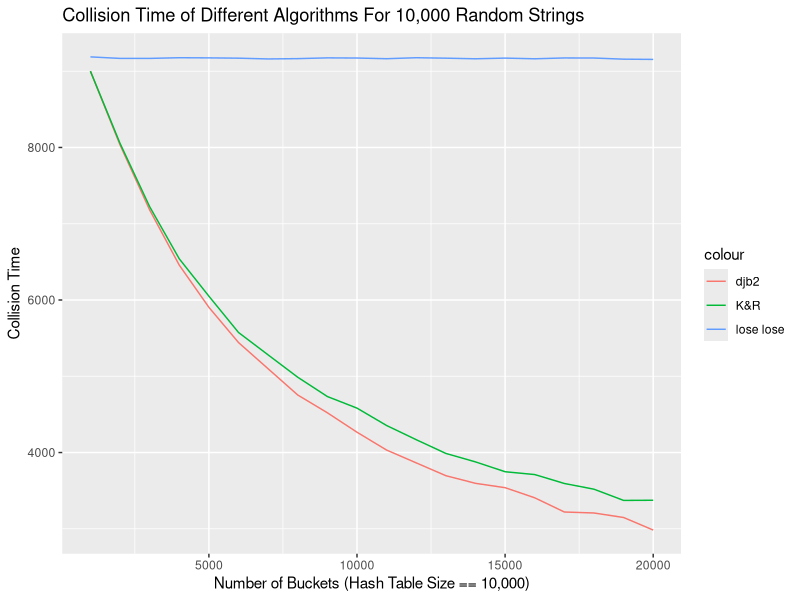
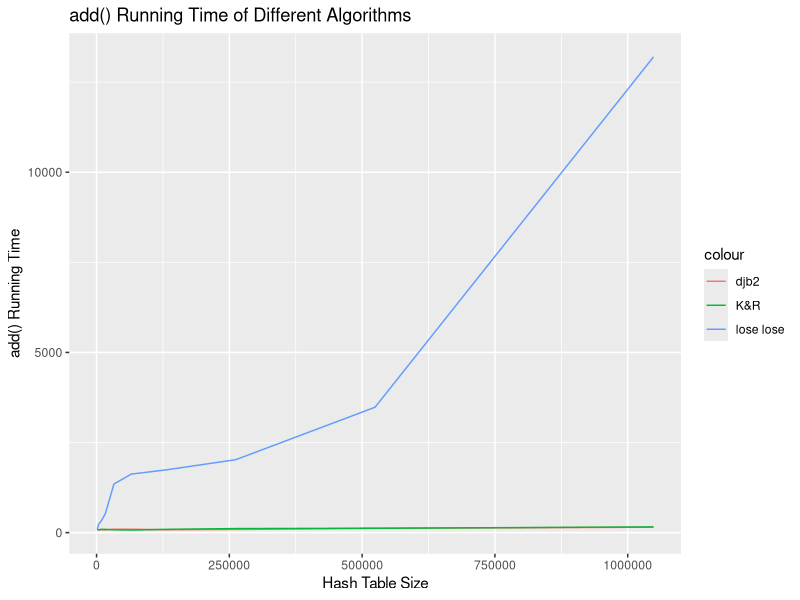
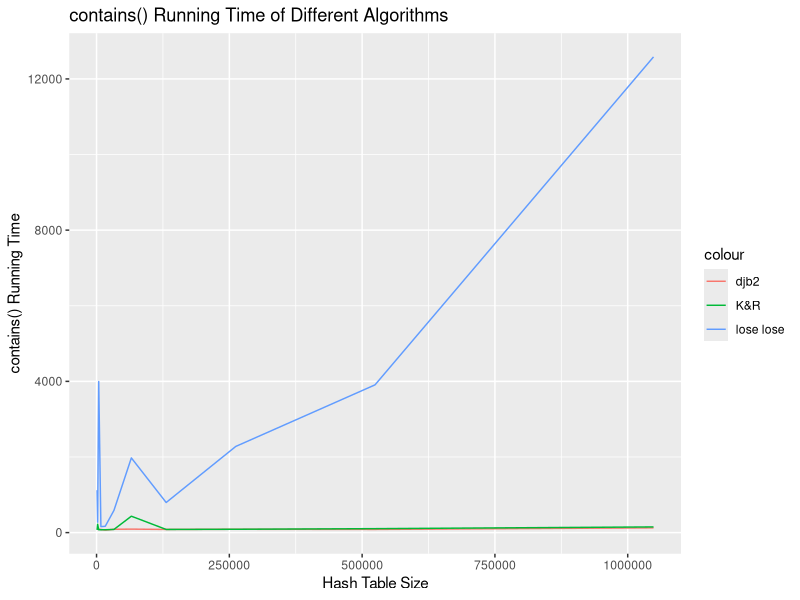
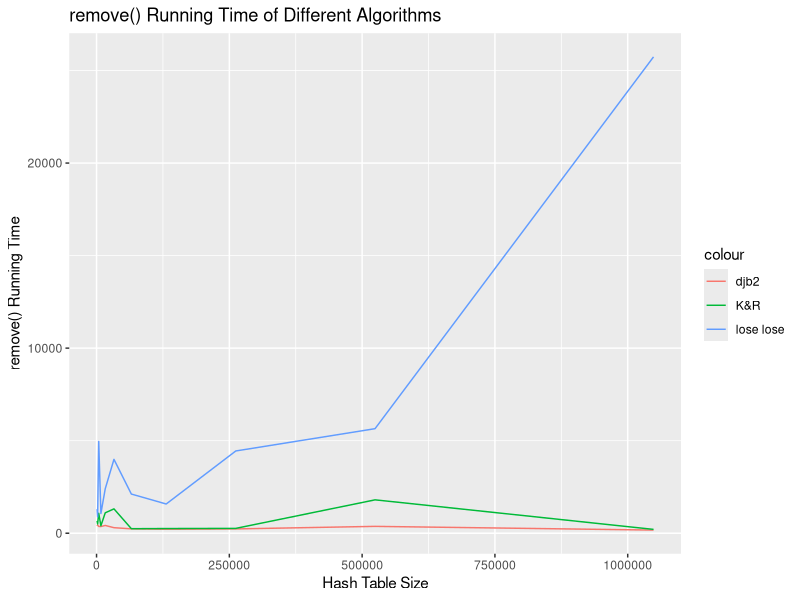

The R script that drew these images, in order:
## ---- chunk 1
knitr::opts_chunk$set(echo = TRUE)
## ---- chunk 2
      library(ggplot2)
      capacity <- c(1000, 2000, 3000, 4000, 5000, 6000, 7000, 8000, 9000, 10000, 
                    11000, 12000, 13000, 14000, 15000, 16000, 17000, 18000, 
                    19000, 20000)
      djb2_collisions <- c(9000, 8034, 7181, 6457, 5904, 5442, 5098, 4754, 4521, 
                           4266, 4032, 3864, 3696, 3596, 3539, 3406, 3220, 3207, 
                           3148, 2983)
      KnR_collisions <- c(9001, 8054, 7224, 6540, 6050, 5574, 5280, 4987, 4734, 
                          4582, 4354, 4168, 3988, 3877, 3748, 3711, 3594, 3519, 
                          3372, 3374)
      loselose_collisions <- c(9188, 9168, 9168, 9177, 9175, 9171, 9161, 9165,
                               9175, 9173, 9164, 9177, 9171, 9163, 9172, 9163, 
                               9174, 9173, 9158, 9155)
      collisiondata <- data.frame(capacity, djb2_collisions, KnR_collisions, 
                                  loselose_collisions)
      ggplot() + geom_line(data = collisiondata, aes(x = capacity, 
          y = djb2_collisions, colour = "djb2")) + geom_point() + 
          geom_line(data = collisiondata, aes(x = capacity, 
          y = KnR_collisions, colour = "K&R")) + geom_point() + 
          geom_line(data = collisiondata, aes(x = capacity, 
          y = loselose_collisions, colour = "lose lose")) + geom_point() + labs(
          x = "Number of Buckets (Hash Table Size == 10,000)",
          y = "Collision Time",
          title = "Collision Time of Different Algorithms For 10,000 Random Strings")
## ---- chunk 3
      library(ggplot2)
      size <- c(1024, 2048, 4096, 8192, 16384, 32768, 65536, 131072, 262144, 
                524288, 1048576)
      djb2_addtime <- c(75.7, 79.2, 79.3, 79.2, 74.7, 95.7, 95.8, 79.0, 87.6, 
                        120.6, 150.1)
      KnR_addtime <- c(82.7, 87.5, 79.5, 91.7, 90.9, 79.2, 70.8, 91.6, 112.6, 
                       120.7, 158.2)
      loselose_addtime <- c(104.1, 129.1, 241.8, 308.3, 520.6, 1349.9, 1625.2, 
                            1741.8, 2024.9, 3479.1, 13200.3)
      addtimedata <- data.frame(size, djb2_addtime, KnR_addtime, loselose_addtime)
      ggplot() + geom_line(data = addtimedata, aes(x = size, 
          y = djb2_addtime, colour = "djb2")) + geom_point() + 
          geom_line(data = addtimedata, aes(x = size, 
          y = KnR_addtime, colour = "K&R")) + geom_point() + 
          geom_line(data = addtimedata, aes(x = size, 
          y = loselose_addtime, colour = "lose lose")) + geom_point() + labs(
          x = "Hash Table Size",
          y = "add() Running Time",
          title = "add() Running Time of Different Algorithms")
## ---- chunk 4
      library(ggplot2)
      size <- c(1024, 2048, 4096, 8192, 16384, 32768, 65536, 131072, 262144, 
                524288, 1048576)
      djb2_containstime <- c(80.1, 88.1, 91.8, 83.2, 66.4, 87.6, 91.6, 83.4, 
                             87.8, 83.4, 125.1)
      KnR_containstime <- c(70.7, 220.8, 75.0, 74.7, 75.1, 83.3, 433.3, 83.0, 
                            87.6, 104.1, 149.8)
      loselose_containstime <- c(1120.8, 275.0, 3995.9, 158.4, 166.7, 587.5, 
                                 1975.0, 795.7, 2279.4, 3908.3, 12583.3)
      containstimedata <- data.frame(size, djb2_containstime, KnR_containstime, 
                                     loselose_containstime)
      ggplot() + geom_line(data = containstimedata, aes(x = size, 
          y = djb2_containstime, colour = "djb2")) + geom_point() + 
          geom_line(data = containstimedata, aes(x = size, 
          y = KnR_containstime, colour = "K&R")) + geom_point() + 
          geom_line(data = containstimedata, aes(x = size, 
          y = loselose_containstime, colour = "lose lose")) + geom_point() + labs(
          x = "Hash Table Size",
          y = "contains() Running Time",
          title = "contains() Running Time of Different Algorithms")
## ---- chunk 5
      library(ggplot2)
      size <- c(1024, 2048, 4096, 8192, 16384, 32768, 65536, 131072, 262144, 
                524288, 1048576)
      djb2_removetime <- c(391.6, 449.9, 366.9, 362.6, 420.7, 300.1, 237.3, 216.8, 
                           233.5, 370.9, 170.8)
      KnR_removetime <- c(666.6, 500.1, 1079.2, 404.1, 1104.3, 1316.6, 245.7, 254.1, 
                          262.4, 1804.2, 208.4)
      loselose_removetime <- c(1300.4, 883.4, 4958.4, 1066.7, 2404.3, 3991.8, 2116.7, 
                               1579.1, 4445.8, 5649.7, 25737.5)
      removetimedata <- data.frame(size, djb2_removetime, KnR_removetime, 
                                     loselose_removetime)
      ggplot() + geom_line(data = removetimedata, aes(x = size, 
          y = djb2_removetime, colour = "djb2")) + geom_point() + 
          geom_line(data = removetimedata, aes(x = size, 
          y = KnR_removetime, colour = "K&R")) + geom_point() + 
          geom_line(data = removetimedata, aes(x = size, 
          y = loselose_removetime, colour = "lose lose")) + geom_point() + labs(
          x = "Hash Table Size",
          y = "remove() Running Time",
          title = "remove() Running Time of Different Algorithms")
